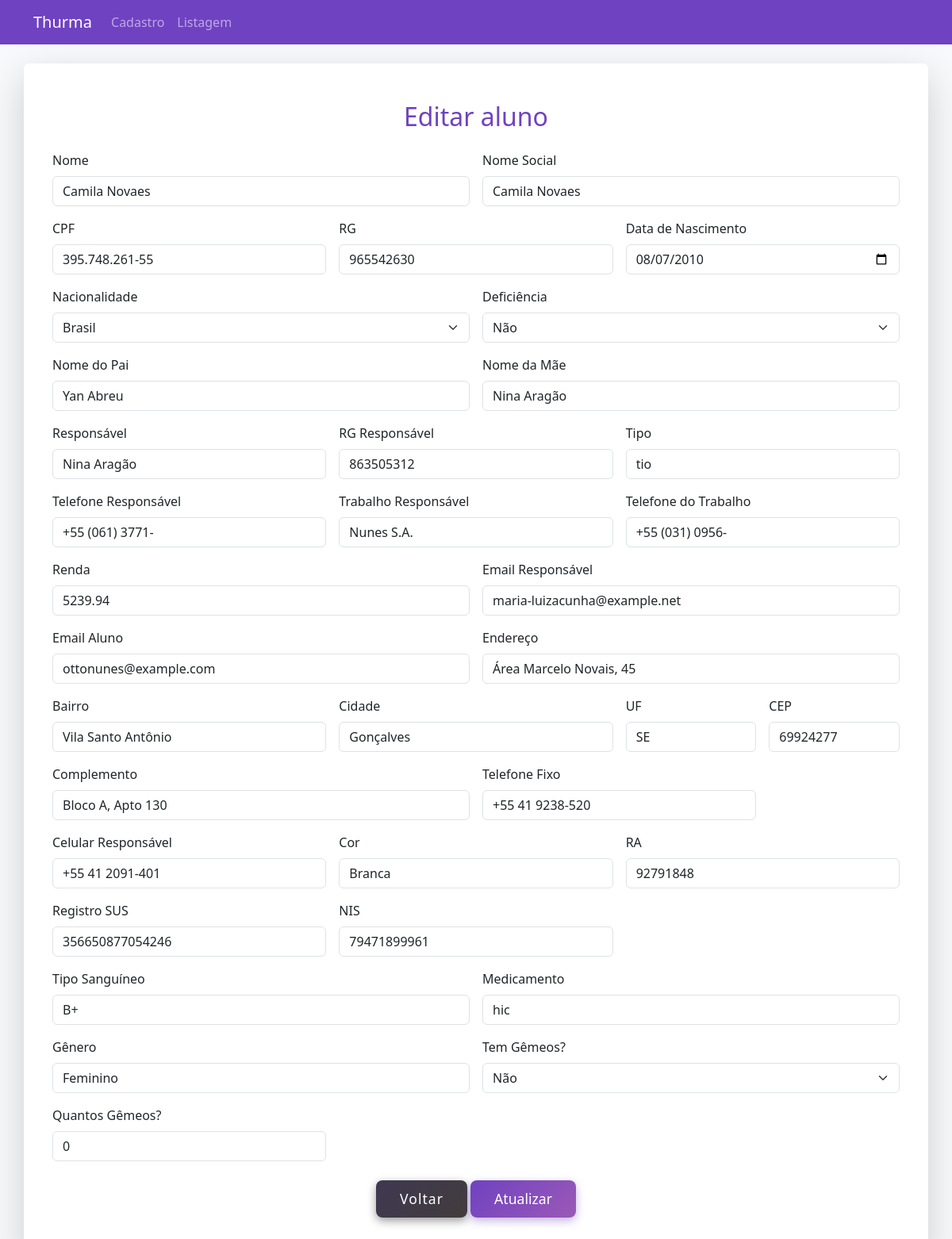
Page /editar_aluno.php?id=298 on the committed database.
### tables this page shows
CREATE TABLE `alunos` (
  `id` int(11) NOT NULL,
  `nome` varchar(255) NOT NULL,
  `nome_social` varchar(255) DEFAULT NULL,
  `cpf` varchar(14) NOT NULL,
  `rg` varchar(12) DEFAULT NULL,
  `data_nascimento` date NOT NULL,
  `nacionalidade` varchar(100) DEFAULT NULL,
  `deficiencia` enum('sim','nao') DEFAULT 'nao',
  `nome_pai` varchar(255) DEFAULT NULL,
  `nome_mae` varchar(255) DEFAULT NULL,
  `responsavel` varchar(255) NOT NULL,
  `rg_responsavel` varchar(12) DEFAULT NULL,
  `tipo_responsavel` varchar(100) DEFAULT NULL,
  `tel_responsavel` varchar(15) DEFAULT NULL,
  `trabalho_responsavel` varchar(255) DEFAULT NULL,
  `tel_trabalho_responsavel` varchar(15) DEFAULT NULL,
  `renda_responsavel` decimal(10,2) DEFAULT NULL,
  `email_responsavel` varchar(255) DEFAULT NULL,
  `email_aluno` varchar(255) DEFAULT NULL,
  `endereco` varchar(255) DEFAULT NULL,
  `bairro` varchar(100) DEFAULT NULL,
  `cidade` varchar(100) DEFAULT NULL,
  `uf` char(2) DEFAULT NULL,
  `cep` varchar(8) DEFAULT NULL,
  `complemento` varchar(100) DEFAULT NULL,
  `telefone_fixo` varchar(15) DEFAULT NULL,
  `cel_responsavel` varchar(15) DEFAULT NULL,
  `cor` varchar(50) DEFAULT NULL,
  `ra` varchar(20) NOT NULL,
  `registro_sus` varchar(20) DEFAULT NULL,
  `nis` varchar(20) DEFAULT NULL,
  `tipo_sanguineo` varchar(3) DEFAULT NULL,
  `medicamento` varchar(255) DEFAULT NULL,
  `genero` varchar(20) DEFAULT NULL,
  `tem_gemeos` enum('sim','nao') DEFAULT 'nao',
  `quantos_gemeos` int(11) DEFAULT 0,
  `sala` enum('1º Ano Fundamental','2º Ano Fundamental','3º Ano Fundamental','4º Ano Fundamental','5º Ano Fundamental','6º Ano Fundamental','7º Ano Fundamental','8º Ano Fundamental','9º Ano Fundamental','1º Ano Médio','2º Ano Médio','3º Ano Médio') NOT NULL DEFAULT '1º Ano Fundamental',
  `pais` enum('Afeganistão','África do Sul','Albânia','Alemanha','Andorra','Angola','Antígua e Barbuda','Arábia Saudita','Argélia','Argentina','Armênia','Austrália','Áustria','Azerbaijão','Bahamas','Bahrein','Bangladesh','Barbados','Bélgica','Belize','Benin','Bielorrússia','Bolívia','Bósnia e Herzegovina','Botsuana','Brasil','Brunei','Bulgária','Burquina Faso','Burundi','Butão','Cabo Verde','Camarões','Camboja','Canadá','Catar','Cazaquistão','Chade','Chile','China','Chipre','Colômbia','Comores','Congo','Coreia do Norte','Coreia do Sul','Costa do Marfim','Costa Rica','Croácia','Cuba','Dinamarca','Djibuti','Dominica','Egito','El Salvador','Emirados Árabes Unidos','Equador','Eritreia','Eslováquia','Eslovênia','Espanha','Estados Unidos','Estônia','Eswatini','Etiópia','Fiji','Filipinas','Finlândia','França','Gabão','Gâmbia','Gana','Geórgia','Granada','Grécia','Guatemala','Guiana','Guiné','Guiné Equatorial','Guiné-Bissau','Haiti','Holanda','Honduras','Hungria','Iémen','Ilhas Marshall','Ilhas Salomão','Índia','Indonésia','Irã','Iraque','Irlanda','Islândia','Israel','Itália','Jamaica','Japão','Jordânia','Kiribati','Kuwait','Laos','Lesoto','Letônia','Líbano','Libéria','Líbia','Liechtenstein','Lituânia','Luxemburgo','Macedônia do Norte','Madagáscar','Malásia','Malawi','Maldivas','Mali','Malta','Marrocos','Maurício','Mauritânia','México','Mianmar','Micronésia','Moçambique','Moldávia','Mônaco','Mongólia','Montenegro','Namíbia','Nauru','Nepal','Nicarágua','Níger','Nigéria','Noruega','Nova Zelândia','Omã','Palau','Panamá','Papua-Nova Guiné','Paquistão','Paraguai','Peru','Polônia','Portugal','Quênia','Quirguistão','Reino Unido','República Centro-Africana','República Checa','República Democrática do Congo','República Dominicana','Romênia','Ruanda','Rússia','Saara Ocidental','Saint Kitts e Nevis','Saint Vincent e Granadinas','Samoa','San Marino','Santa Lúcia','São Tomé e Príncipe','Senegal','Serra Leoa','Sérvia','Singapura','Síria','Somália','Sri Lanka','Suazilândia','Sudão','Sudão do Sul','Suécia','Suíça','Suriname','Tailândia','Taiwan','Tajiquistão','Tanzânia','Timor-Leste','Togo','Tonga','Trindade e Tobago','Tunísia','Turcomenistão','Turquia','Tuvalu','Ucrânia','Uganda','Uruguai','Uzbequistão','Vanuatu','Vaticano','Venezuela','Vietnã','Zâmbia','Zimbábue') DEFAULT NULL
);

### editar_aluno.php (the view, shortened to what this page needs)
<?php
include 'conexao.php';
if (isset($_GET['id'])) {
    $id = $_GET['id'];
    $sql = "SELECT * FROM alunos WHERE id = ?";
    $stmt = $conn->prepare($sql);
    $stmt->bind_param("i", $id);
    $stmt->execute();
    $result = $stmt->get_result();
    if ($result->num_rows > 0) {
        $alunos = $result->fetch_assoc();
    } else {
        die("Aluno não encontrado.");
    }
} else {
    die("ID do aluno não especificado.");
}
?>
<!DOCTYPE html>
<html lang="pt-BR">
<head>
    <link href="https://cdn.jsdelivr.net/npm/bootstrap@5.3.0/dist/css/bootstrap.min.css" rel="stylesheet">
    <link rel="stylesheet" href="style.css">
</head>
<body class="bg-light">
<nav class="navbar navbar-expand-lg navbar-dark bg-purple mb-4">
  <div class="container">
    <a class="navbar-brand" href="index.php">Thurma</a>
    <div class="collapse navbar-collapse">
        <ul class="navbar-nav me-auto">
        <li class="nav-item"><a class="nav-link" href="cadastro.html">Cadastro</a></li>
        <li class="nav-item"><a class="nav-link" href="listagem.php">Listagem</a></li>
    </ul>
    </div>
  </div>
</nav>
<div class="container bg-white shadow-lg rounded p-4 mb-5">
    <div class="container my-4">
    <h2 class="text-center text-purple mb-4">Editar aluno</h2>
        <form method="POST" class="row g-3">
            <div class="col-md-6">
                <label class="form-label">Nome</label>
                <input type="text" class="form-control" name="nome" value="<?= $alunos['nome'] ?>" required>
            </div>
            <div class="col-md-6">
                <label class="form-label">Nome Social</label>
                <input type="text" class="form-control" name="nome_social" value="<?= $alunos['nome_social'] ?>">
            </div>
            <div class="col-md-4">
                <label class="form-label">CPF</label>
                <input type="text" class="form-control cpf" name="cpf" value="<?= $alunos['cpf'] ?>" required>
            </div>
            <div class="col-md-4">
                <label class="form-label">RG</label>
                <input type="text" class="form-control rg" name="rg" value="<?= $alunos['rg'] ?>">
            </div>
            <div class="col-md-4">
                <label class="form-label">Data de Nascimento</label>
                <input type="date" class="form-control" name="data_nascimento" value="<?= $alunos['data_nascimento'] ?>">
            </div>
            <div class="col-md-6">
                <label class="form-label">Nacionalidade</label>
                <select class="form-select" name="nacionalidade">
                    <option value="Brasil" <?= $alunos['nacionalidade'] === 'Brasil' ? 'selected' : '' ?>>Brasil</option>
                </select>
            </div>
            <div class="col-md-6">
                <label class="form-label">Deficiência</label>
                <select name="deficiencia" class="form-select">
                    <option value="nao" <?= $alunos['deficiencia'] === 'nao' ? 'selected' : '' ?>>Não</option>
                </select>
            </div>
            <div class="col-md-6">
                <label class="form-label">Nome do Pai</label>
                <input type="text" class="form-control" name="nome_pai" value="<?= $alunos['nome_pai'] ?>">
            </div>
            <div class="col-md-6">
                <label class="form-label">Nome da Mãe</label>
                <input type="text" class="form-control" name="nome_mae" value="<?= $alunos['nome_mae'] ?>">
            </div>
            <div class="col-md-4">
                <label class="form-label">Responsável</label>
                <input type="text" class="form-control" name="responsavel" value="<?= $alunos['responsavel'] ?>">
            </div>
            <div class="col-md-4">
                <label class="form-label">RG Responsável</label>
                <input type="text" class="form-control rg" name="rg_responsavel" value="<?= $alunos['rg_responsavel'] ?>">
            </div>
            <div class="col-md-4">
                <label class="form-label">Tipo</label>
                <input type="text" class="form-control" name="tipo_responsavel" value="<?= $alunos['tipo_responsavel'] ?>">
            </div>
            <div class="col-md-4">
                <label class="form-label">Telefone Responsável</label>
                <input type="text" class="form-control telefone" name="tel_responsavel" value="<?= $alunos['tel_responsavel'] ?>">
            </div>
            <div class="col-md-4">
                <label class="form-label">Trabalho Responsável</label>
                <input type="text" class="form-control" name="trabalho_responsavel" value="<?= $alunos['trabalho_responsavel'] ?>">
            </div>
            <div class="col-md-4">
                <label class="form-label">Telefone do Trabalho</label>
                <input type="text" class="form-control telefone" name="tel_trabalho_responsavel" value="<?= $alunos['tel_trabalho_responsavel'] ?>">
            </div>
            <div class="col-md-6">
                <label class="form-label">Renda</label>
                <input type="text" class="form-control" name="renda_responsavel" value="<?= $alunos['renda_responsavel'] ?>">
            </div>
            <div class="col-md-6">
                <label class="form-label">Email Responsável</label>
                <input type="email" class="form-control" name="email_responsavel" value="<?= $alunos['email_responsavel'] ?>">
            </div>
            <div class="col-md-6">
                <label class="form-label">Email Aluno</label>
                <input type="email" class="form-control" name="email_aluno" value="<?= $alunos['email_aluno'] ?>">
            </div>
            <div class="col-md-6">
                <label class="form-label">Endereço</label>
                <input type="text" class="form-control" name="endereco" value="<?= $alunos['endereco'] ?>">
            </div>
            <div class="col-md-4">
                <label class="form-label">Bairro</label>
                <input type="text" class="form-control" name="bairro" value="<?= $alunos['bairro'] ?>">
            </div>
            <div class="col-md-4">
                <label class="form-label">Cidade</label>
                <input type="text" class="form-control" name="cidade" value="<?= $alunos['cidade'] ?>">
            </div>
            <div class="col-md-2">
                <label class="form-label">UF</label>
                <input type="text" class="form-control" name="uf" value="<?= $alunos['uf'] ?>">
            </div>
            <div class="col-md-2">
                <label class="form-label">CEP</label>
                <input type="text" class="form-control cep" name="cep" value="<?= $alunos['cep'] ?>">
            </div>
            <div class="col-md-6">
                <label class="form-label">Complemento</label>
                <input type="text" class="form-control" name="complemento" value="<?= $alunos['complemento'] ?>">
            </div>
            <div class="col-md-4">
                <label class="form-label">Telefone Fixo</label>
                <input type="text" class="form-control telefone" name="telefone_fixo" value="<?= $alunos['telefone_fixo'] ?>">
            </div>
            <div class="col-md-4">
                <label class="form-label">Celular Responsável</label>
                <input type="text" class="form-control telefone" name="cel_responsavel" value="<?= $alunos['cel_responsavel'] ?>">
            </div>
            <div class="col-md-4">
                <label class="form-label">Cor</label>
                <input type="text" class="form-control" name="cor" value="<?= $alunos['cor'] ?>">
            </div>
            <div class="col-md-4">
                <label class="form-label">RA</label>
                <input type="text" class="form-control" name="ra" maxlength="5" value="<?= $alunos['ra'] ?>">
            </div>
            <div class="col-md-4">
                <label class="form-label">Registro SUS</label>
                <input type="text" class="form-control" name="registro_sus" value="<?= $alunos['registro_sus'] ?>">
            </div>
            <div class="col-md-4">
                <label class="form-label">NIS</label>
                <input type="text" class="form-control" name="nis" value="<?= $alunos['nis'] ?>">
            </div>
            <div class="col-md-6">
                <label class="form-label">Tipo Sanguíneo</label>
                <input type="text" class="form-control" name="tipo_sanguineo" value="<?= $alunos['tipo_sanguineo'] ?>">
            </div>
            <div class="col-md-6">
                <label class="form-label">Medicamento</label>
                <input type="text" class="form-control" name="medicamento" value="<?= $alunos['medicamento'] ?>">
            </div>
            <div class="col-md-6">
                <label class="form-label">Gênero</label>
                <input type="text" class="form-control" name="genero" value="<?= $alunos['genero'] ?>">
            </div>
            <div class="col-md-6">
                <label class="form-label">Tem Gêmeos?</label>
                <select class="form-select" name="tem_gemeos">
                    <option value="nao" <?= $alunos['tem_gemeos'] === 'nao' ? 'selected' : '' ?>>Não</option>
                </select>
            </div>
            <div class="col-md-4">
                <label class="form-label">Quantos Gêmeos?</label>
                <input type="number" class="form-control" name="quantos_gemeos" value="<?= $alunos['quantos_gemeos'] ?>">
            </div>
            <div class="col-12 text-center mt-4">
                <button type="button" class="btn-cinza" onclick="window.location.href='listagem.php'">Voltar</button>
                <button type="submit" class="btn-purple">Atualizar</button>
            </div>
        </form>
    </div>
</div>
</body>
</html>

### style.css (style rules this page uses)
body { background: url('background.jpg') repeat; background-color: #f5f5f5; font-family: 'Segoe UI', sans-serif; }
.bg-purple { background-color: #6f42c1 !important; }
.text-purple { color: #6f42c1; }
label { font-weight: 500; }
input, select { border-radius: 6px !important; }
.btn-purple { background: linear-gradient(135deg, #6f42c1, #9b59b6); color: white; border: none; padding: 10px 30px; font-size: 1.1rem; border-radius: 8px; box-shadow: 0 4px 12px rgba(111, 66, 193, 0.4); transition: all 0.3s ease; font-weight: 500; }
.btn-cinza { background: linear-gradient(135deg, #3f3852, #423c3c); color: white; border: none; padding: 10px 30px; font-size: 1.1rem; border-radius: 8px; box-shadow: 0 4px 12px rgba(0, 0, 0, 0.4); transition: all 0.3s ease; font-weight: 500; cursor: pointer; letter-spacing: 1px; }

### rows in the picture
alunos: nome "Camila Novaes", nome_social "Camila Novaes", cpf "395.748.261-55", rg "965542630", data_nascimento "08/07/2010", deficiencia "Não", nome_pai "Yan Abreu", nome_mae "Nina Aragão", responsavel "Nina Aragão", rg_responsavel "863505312", tipo_responsavel "tio", tel_responsavel "+55 (061) 3771-", trabalho_responsavel "Nunes S.A.", tel_trabalho_responsavel "+55 (031) 0956-", renda_responsavel "5239.94", email_responsavel "maria-luizacunha@example.net", email_aluno "ottonunes@example.com", endereco "Área Marcelo Novais, 45", bairro "Vila Santo Antônio", cidade "Gonçalves", uf "SE", cep "69924277", complemento "Bloco A, Apto 130", telefone_fixo "+55 41 9238-520", cel_responsavel "+55 41 2091-401", cor "Branca", ra "92791848", registro_sus "356650877054246", nis "79471899961", tipo_sanguineo "B+", medicamento "hic", genero "Feminino", tem_gemeos "Não", quantos_gemeos "0"
